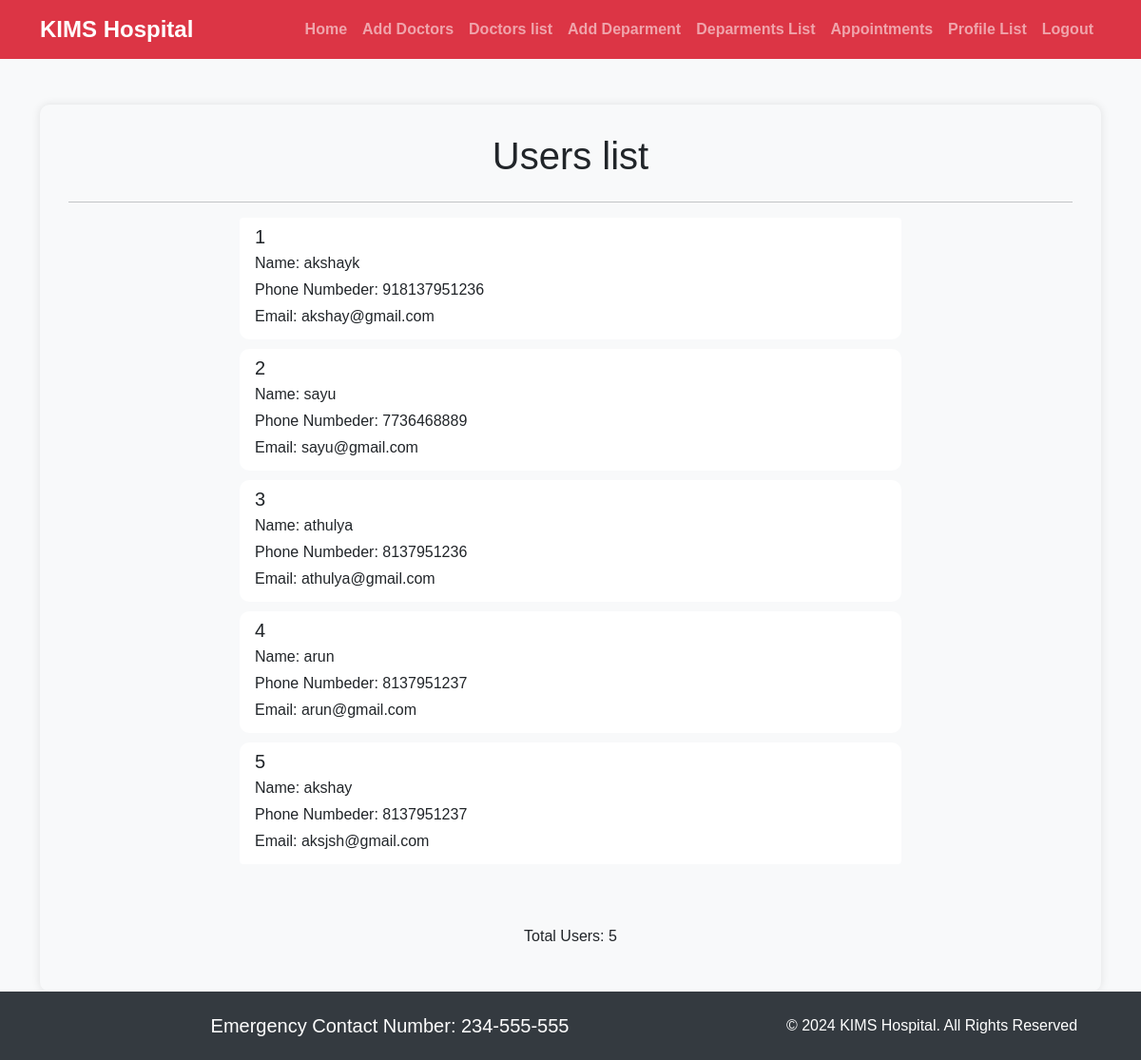
/profile_list/, run on the app's committed database.
### customer/models.py (models this page shows, shortened)
class Profile(models.Model):
    user=models.OneToOneField(User, on_delete=models.CASCADE)
    first_name = models.CharField(max_length=100, blank=True)
    last_name = models.CharField(max_length=100, blank=True)
    phone_number = models.CharField(max_length=15, blank=True)
    email=models.EmailField(blank=True)
    profile_pic=models.ImageField(default='profile_pic/dq.jpg',upload_to='profile_pic')

### admin1/views.py (the view)
# urls.py: path('profile_list/', views.profile_list, name='profile_list'),
def profile_list(request):
    profile=Profile.objects.all()
    return render(request,'admin/profile_list.html',{'profile':profile})

### templates/admin/profile_list.html (shortened to what this page needs)
{% extends 'admin/base.html' %}
{% block content %}
<div class="container profile-container">
    <h1 class="text-center mb-4">Users list</h1>
    <hr>
    <div class="row justify-content-center">
        <div class="col-md-8">
            <div class="list-group">
                {% for users in profile %}
                <div class="list-group-item list-group-item-action">
                    <div class="d-flex w-100 justify-content-between">
                        <h5 class="mb-1">{{ forloop.counter }} </h5>
                    </div>
                    <p class="mb-1"> Name: {{ users.user }}</p>
                    <p class="mb-1"> Phone Numbeder: {{ users.phone_number }}</p>
                    <p class="mb-1"> Email: {{ users.email }}</p>
                </div>
                {% empty %}
                <div class="list-group-item">
                    No users yet.
                </div>
                {% endfor %}
            </div>
        </div>
    </div>
    <div class="text-center mt-4">
        <p>Total Users: {{ profile|length }}</p>
    </div>
</div>
{% endblock %}

### static/css/profile.css (style rules this page uses)
.profile-container { background-color: #f8f9fa; padding: 30px; border-radius: 10px; box-shadow: 0 0 10px rgba(0, 0, 0, 0.1); margin: 0 auto; }

### static/css/appo_list.css (style rules this page uses)
.list-group { margin-bottom: 30px; }
.list-group-item { border: none; border-radius: 10px; margin-bottom: 10px; }
.list-group-item h5 { margin-bottom: 5px; }
.list-group-item p { margin-bottom: 5px; }

### templates/admin/base.html (style rules this page uses)
body { background-color: #f8f9fa; font-family: Arial, sans-serif; display: flex; flex-direction: column; min-height: 100vh; }

### data on the page
Profile: user "akshayk", phone_number "918137951236", email "akshay@gmail.com"
Profile: user "sayu", phone_number "7736468889", email "sayu@gmail.com"
Profile: user "athulya", phone_number "8137951236", email "athulya@gmail.com"
Profile: user "arun", phone_number "8137951237", email "arun@gmail.com"
Profile: user "akshay", phone_number "8137951237", email "aksjsh@gmail.com"

### other printed values
{{ profile|length }} "5"
